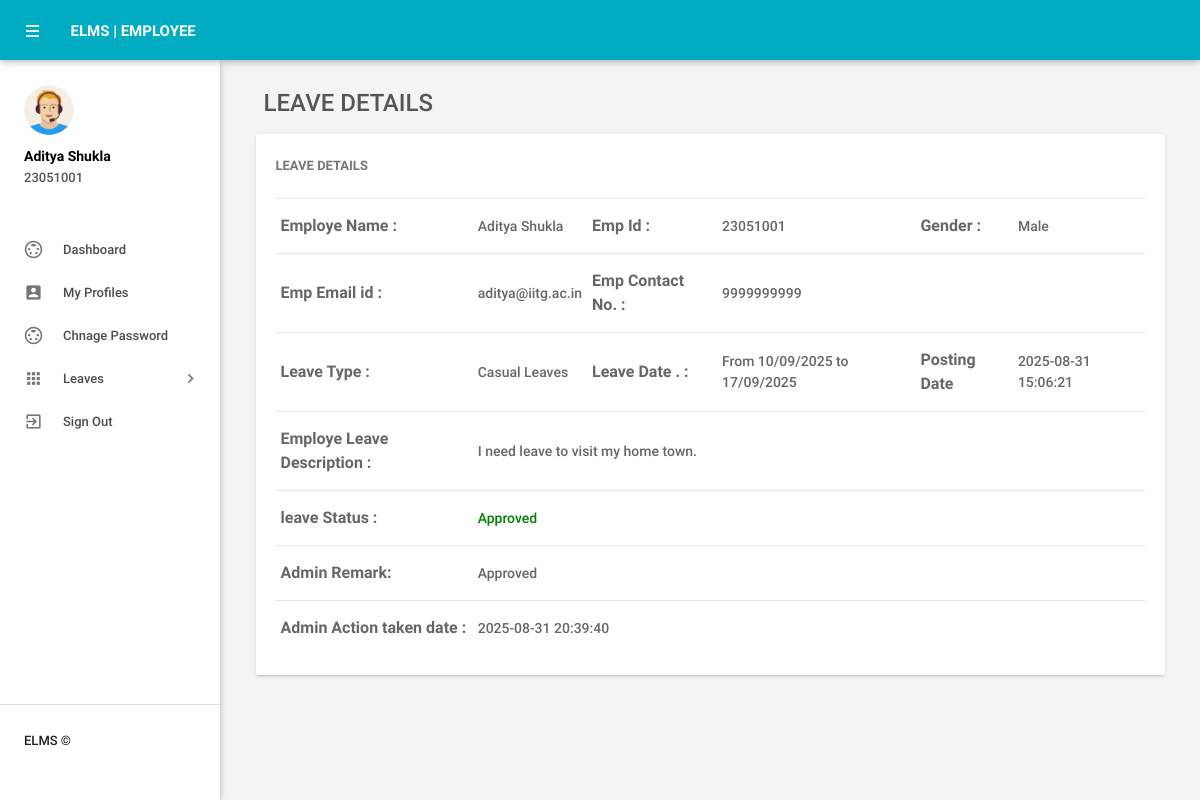
/leave-details.php?leaveid=11 (signed in), run on the app's committed database.
### tables this page shows
CREATE TABLE `tblemployees` (
  `id` int(11) NOT NULL,
  `EmpId` varchar(100) NOT NULL,
  `FirstName` varchar(150) DEFAULT NULL,
  `LastName` varchar(150) DEFAULT NULL,
  `EmailId` varchar(200) DEFAULT NULL,
  `Password` varchar(180) DEFAULT NULL,
  `Gender` varchar(100) DEFAULT NULL,
  `Dob` varchar(100) DEFAULT NULL,
  `Department` varchar(255) DEFAULT NULL,
  `Address` varchar(255) DEFAULT NULL,
  `City` varchar(200) DEFAULT NULL,
  `Country` varchar(150) DEFAULT NULL,
  `Phonenumber` char(11) DEFAULT NULL,
  `Status` int(1) DEFAULT NULL,
  `RegDate` timestamp NULL DEFAULT current_timestamp()
);

CREATE TABLE `tblleaves` (
  `id` int(11) NOT NULL,
  `LeaveType` varchar(110) DEFAULT NULL,
  `ToDate` varchar(120) DEFAULT NULL,
  `FromDate` varchar(120) DEFAULT NULL,
  `Description` mediumtext DEFAULT NULL,
  `PostingDate` timestamp NULL DEFAULT current_timestamp(),
  `AdminRemark` mediumtext DEFAULT NULL,
  `AdminRemarkDate` varchar(120) DEFAULT NULL,
  `Status` int(1) DEFAULT NULL,
  `IsRead` int(1) DEFAULT NULL,
  `empid` int(11) DEFAULT NULL
);

### leave-details.php (the view, shortened to what this page needs)
<?php
include('includes/config.php');
if(strlen($_SESSION['emplogin'])==0)
    {
header('location:index.php');
}
else{
 ?>
<!DOCTYPE html>
<html lang="en">
    <head>
        <link type="text/css" rel="stylesheet" href="assets/plugins/materialize/css/materialize.min.css"/>
        <link href="assets/plugins/material-preloader/css/materialPreloader.min.css" rel="stylesheet">
        <link href="assets/plugins/datatables/css/jquery.dataTables.min.css" rel="stylesheet">
                <link href="assets/plugins/google-code-prettify/prettify.css" rel="stylesheet" type="text/css"/>
        <link href="assets/css/alpha.min.css" rel="stylesheet" type="text/css"/>
        <link href="assets/css/custom.css" rel="stylesheet" type="text/css"/>
    </head>
    <body>
       <?php include('includes/header.php');?>
       <?php include('includes/sidebar.php');?>
            <main class="mn-inner">
                <div class="row">
                    <div class="col s12">
                        <div class="page-title" style="font-size:24px;">Leave Details</div>
                    </div>
                    <div class="col s12 m12 l12">
                        <div class="card">
                            <div class="card-content">
                                <span class="card-title">Leave Details</span>
                                <table id="example" class="display responsive-table ">
                                    <tbody>
<?php
$lid=intval($_GET['leaveid']);
$sql = "SELECT tblleaves.id as lid,tblemployees.FirstName,tblemployees.LastName,tblemployees.EmpId,tblemployees.id,tblemployees.Gender,tblemployees.Phonenumber,tblemployees.EmailId,tblleaves.LeaveType,tblleaves.ToDate,tblleaves.FromDate,tblleaves.Description,tblleaves.PostingDate,tblleaves.Status,tblleaves.AdminRemark,tblleaves.AdminRemarkDate from tblleaves join tblemployees on tblleaves.empid=tblemployees.id where tblleaves.id=:lid";
$query = $dbh -> prepare($sql);
$query->bindParam(':lid',$lid,PDO::PARAM_STR);
$query->execute();
$results=$query->fetchAll(PDO::FETCH_OBJ);
$cnt=1;
if($query->rowCount() > 0)
{
foreach($results as $result)
{
      ?>
                                        <tr>
                                            <td style="font-size:16px;"> <b>Employe Name :</b></td>
                                              <td>
                                                <?php echo htmlentities($result->FirstName." ".$result->LastName);?></td>
                                              <td style="font-size:16px;"><b>Emp Id :</b></td>
                                              <td><?php echo htmlentities($result->EmpId);?></td>
                                              <td style="font-size:16px;"><b>Gender :</b></td>
                                              <td><?php echo htmlentities($result->Gender);?></td>
                                          </tr>
                                          <tr>
                                             <td style="font-size:16px;"><b>Emp Email id :</b></td>
                                            <td><?php echo htmlentities($result->EmailId);?></td>
                                             <td style="font-size:16px;"><b>Emp Contact No. :</b></td>
                                            <td><?php echo htmlentities($result->Phonenumber);?></td>
                                            <td>&nbsp;</td>
                                             <td>&nbsp;</td>
                                        </tr>
  <tr>
                                             <td style="font-size:16px;"><b>Leave Type :</b></td>
                                            <td><?php echo htmlentities($result->LeaveType);?></td>
                                             <td style="font-size:16px;"><b>Leave Date . :</b></td>
                                            <td>From <?php echo htmlentities($result->FromDate);?> to <?php echo htmlentities($result->ToDate);?></td>
                                            <td style="font-size:16px;"><b>Posting Date</b></td>
                                           <td><?php echo htmlentities($result->PostingDate);?></td>
                                        </tr>
<tr>
                                             <td style="font-size:16px;"><b>Employe Leave Description : </b></td>
                                            <td colspan="5"><?php echo htmlentities($result->Description);?></td>
                                        </tr>
<tr>
<td style="font-size:16px;"><b>leave Status :</b></td>
<td colspan="5"><?php $stats=$result->Status;
if($stats==1){
?>
<span style="color: green">Approved</span>
 <?php } if($stats==2)  { ?>
<span style="color: red">Not Approved</span>
<?php } if($stats==0)  { ?>
 <span style="color: blue">waiting for approval</span>
 <?php } ?>
</td>
</tr>
<tr>
<td style="font-size:16px;"><b>Admin Remark: </b></td>
<td colspan="5"><?php
if($result->AdminRemark==""){
  echo "waiting for Approval";
}
else{
echo htmlentities($result->AdminRemark);
}
?></td>
 </tr>
 <tr>
<td style="font-size:16px;"><b>Admin Action taken date : </b></td>
<td colspan="5"><?php
if($result->AdminRemarkDate==""){
  echo "NA";
}
else{
echo htmlentities($result->AdminRemarkDate);
}
?></td>
 </tr>
                                         <?php $cnt++;} }?>
                                    </tbody>
                                </table>
                            </div>
                        </div>
                    </div>
                </div>
            </main>
        </div>
        <div class="left-sidebar-hover"></div>
    </body>
</html>
<?php } ?>

### includes/sidebar.php (shortened to what this page needs)
     <aside id="slide-out" class="side-nav white fixed">
                <div class="side-nav-wrapper">
                    <div class="sidebar-profile">
                        <div class="sidebar-profile-image">
                            <img src="assets/images/profile-image.png" class="circle" alt="">
                        </div>
                        <div class="sidebar-profile-info">
                    <?php
$eid=$_SESSION['eid'];
$sql = "SELECT FirstName,LastName,EmpId from  tblemployees where id=:eid";
$query = $dbh -> prepare($sql);
$query->bindParam(':eid',$eid,PDO::PARAM_STR);
$query->execute();
$results=$query->fetchAll(PDO::FETCH_OBJ);
if($query->rowCount() > 0)
{
foreach($results as $result)
{               ?>
                                <p><?php echo htmlentities($result->FirstName." ".$result->LastName);?></p>
                                <span><?php echo htmlentities($result->EmpId)?></span>
                         <?php }} ?>
                        </div>
                    </div>
                <ul class="sidebar-menu collapsible collapsible-accordion" data-collapsible="accordion">
               <li class="no-padding"><a class="waves-effect waves-grey" href="dashboard.php"><i class="material-icons">settings_input_svideo</i>Dashboard</a></li>
  <li class="no-padding"><a class="waves-effect waves-grey" href="myprofile.php"><i class="material-icons">account_box</i>My Profiles</a></li>
  <li class="no-padding"><a class="waves-effect waves-grey" href="emp-changepassword.php"><i class="material-icons">settings_input_svideo</i>Chnage Password</a></li>
                    <li class="no-padding">
                        <a class="collapsible-header waves-effect waves-grey"><i class="material-icons">apps</i>Leaves<i class="nav-drop-icon material-icons">keyboard_arrow_right</i></a>
                    </li>
                  <li class="no-padding">
                                <a class="waves-effect waves-grey" href="logout.php"><i class="material-icons">exit_to_app</i>Sign Out</a>
                            </li>
                </ul>
                <div class="footer">
                    <p class="copyright"> ELMS ©</p>
                </div>
                </div>
            </aside>

### data on the page
tblemployees: FirstName+LastName "Aditya Shukla", EmpId "23051001"
tblleaves: tblemployees.FirstName+LastName "Aditya Shukla", tblemployees.EmpId "23051001", tblemployees.Gender "Male", tblemployees.EmailId "aditya@iitg.ac.in", tblemployees.Phonenumber "9999999999", LeaveType "Casual Leaves", FromDate "10/09/2025", ToDate "17/09/2025", PostingDate "2025-08-31 15:06:21", Description "I need leave to visit my home town.", Status "Approved", AdminRemark "Approved", AdminRemarkDate "2025-08-31 20:39:40"
